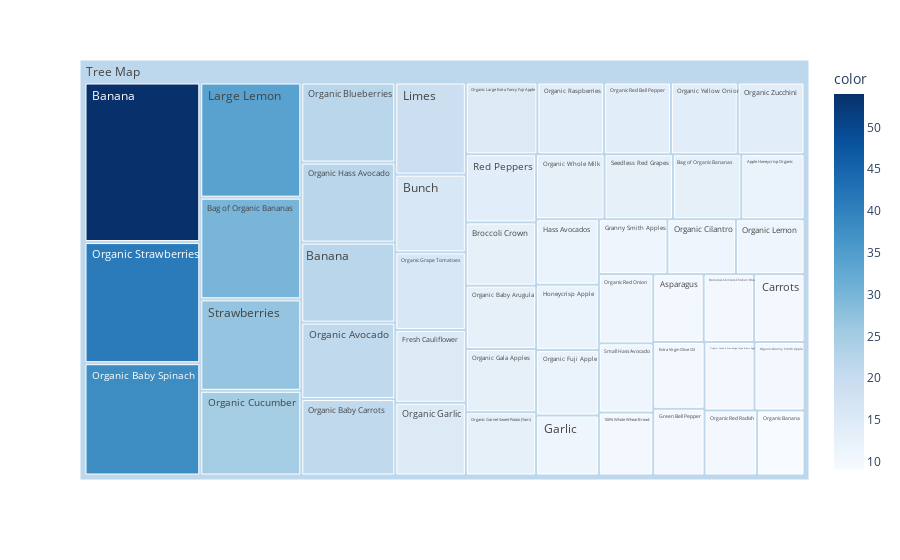

Notebook cell for this chart:
### Code cell
# to have a same origin
df_table["all"] = "Tree Map" 
# creating tree map using plotly
fig = px.treemap(df_table.head(50), path=['all', "items"], values='transactions',
                  color=df_table["transactions"].head(50), hover_data=['items'],
                  color_continuous_scale='Blues',
                )
# ploting the treemap
fig.show()

### Figure 1 — Plotly figure (JSON) as saved in the notebook; plotly's stock layout.template omitted (floating-point values rounded to 4 significant figures)
{"data": [{"branchvalues": "total", "customdata": [[" 100% Whole Wheat Bread", 10], [" Apple Honeycrisp Organic", 12], [" Asparagus", 10], [" Bag of Organic Bananas", 30], [" Banana", 54], [" Boneless Skinless Chicken Breasts", 10], [" Broccoli Crown", 13], [" Bunch", 16], [" Carrots", 10], [" Extra Virgin Olive Oil", 10], [" Fresh Cauliflower", 15], [" Garlic", 11], [" Granny Smith Apples", 11], [" Green Bell Pepper", 10], [" Hass Avocados", 12], [" Honeycrisp Apple", 12], [" Large Lemon", 34], [" Limes", 19], [" Organic Avocado", 21], [" Organic Baby Arugula", 13], [" Organic Baby Carrots", 21], [" Organic Baby Spinach", 38], [" Organic Banana", 9], [" Organic Blueberries", 22], [" Organic Cilantro", 11], [" Organic Cucumber", 25], [" Organic Fuji Apple", 12], [" Organic Gala Apples", 13], [" Organic Garlic", 15], [" Organic Garnet Sweet Potato (Yam)", 13], [" Organic Grade A Free Range Large Brown Eggs", 10], [" Organic Granny Smith Apple", 10], [" Organic Grape Tomatoes", 16], [" Organic Hass Avocado", 22], [" Organic Large Extra Fancy Fuji Apple", 15], [" Organic Lemon", 11], [" Organic Raspberries", 14], [" Organic Red Bell Pepper", 14], [" Organic Red Onion", 11], [" Organic Red Radish", 10], [" Organic Strawberries", 41], [" Organic Whole Milk", 13], [" Organic Yellow Onion", 14], [" Organic Zucchini", 14], [" Red Peppers", 14], [" Seedless Red Grapes", 13], [" Small Hass Avocado", 11], [" Strawberries", 27], ["Bag of Organic Bananas", 13], ["Banana", 22], ["(?)", 21.5]], "domain": {"x": [0, 1], "y": [0, 1]}, "hovertemplate": "labels=%{label}<br>transactions=%{value}<br>parent=%{parent}<br>id=%{id}<br>items=%{customdata[0]}<br>color=%{color}<extra></extra>", "ids": ["Tree Map/ 100% Whole Wheat Bread", "Tree Map/ Apple Honeycrisp Organic", "Tree Map/ Asparagus", "Tree Map/ Bag of Organic Bananas", "Tree Map/ Banana", "Tree Map/ Boneless Skinless Chicken Breasts", "Tree Map/ Broccoli Crown", "Tree Map/ Bunch", "Tree Map/ Carrots", "Tree Map/ Extra Virgin Olive Oil", "Tree Map/ Fresh Cauliflower", "Tree Map/ Garlic", "Tree Map/ Granny Smith Apples", "Tree Map/ Green Bell Pepper", "Tree Map/ Hass Avocados", "Tree Map/ Honeycrisp Apple", "Tree Map/ Large Lemon", "Tree Map/ Limes", "Tree Map/ Organic Avocado", "Tree Map/ Organic Baby Arugula", "Tree Map/ Organic Baby Carrots", "Tree Map/ Organic Baby Spinach", "Tree Map/ Organic Banana", "Tree Map/ Organic Blueberries", "Tree Map/ Organic Cilantro", "Tree Map/ Organic Cucumber", "Tree Map/ Organic Fuji Apple", "Tree Map/ Organic Gala Apples", "Tree Map/ Organic Garlic", "Tree Map/ Organic Garnet Sweet Potato (Yam)", "Tree Map/ Organic Grade A Free Range Large Brown Eggs", "Tree Map/ Organic Granny Smith Apple", "Tree Map/ Organic Grape Tomatoes", "Tree Map/ Organic Hass Avocado", "Tree Map/ Organic Large Extra Fancy Fuji Apple", "Tree Map/ Organic Lemon", "Tree Map/ Organic Raspberries", "Tree Map/ Organic Red Bell Pepper", "Tree Map/ Organic Red Onion", "Tree Map/ Organic Red Radish", "Tree Map/ Organic Strawberries", "Tree Map/ Organic Whole Milk", "Tree Map/ Organic Yellow Onion", "Tree Map/ Organic Zucchini", "Tree Map/ Red Peppers", "Tree Map/ Seedless Red Grapes", "Tree Map/ Small Hass Avocado", "Tree Map/ Strawberries", "Tree Map/Bag of Organic Bananas", "Tree Map/Banana", "Tree Map"], "labels": [" 100% Whole Wheat Bread", " Apple Honeycrisp Organic", " Asparagus", " Bag of Organic Bananas", " Banana", " Boneless Skinless Chicken Breasts", " Broccoli Crown", " Bunch", " Carrots", " Extra Virgin Olive Oil", " Fresh Cauliflower", " Garlic", " Granny Smith Apples", " Green Bell Pepper", " Hass Avocados", " Honeycrisp Apple", " Large Lemon", " Limes", " Organic Avocado", " Organic Baby Arugula", " Organic Baby Carrots", " Organic Baby Spinach", " Organic Banana", " Organic Blueberries", " Organic Cilantro", " Organic Cucumber", " Organic Fuji Apple", " Organic Gala Apples", " Organic Garlic", " Organic Garnet Sweet Potato (Yam)", " Organic Grade A Free Range Large Brown Eggs", " Organic Granny Smith Apple", " Organic Grape Tomatoes", " Organic Hass Avocado", " Organic Large Extra Fancy Fuji Apple", " Organic Lemon", " Organic Raspberries", " Organic Red Bell Pepper", " Organic Red Onion", " Organic Red Radish", " Organic Strawberries", " Organic Whole Milk", " Organic Yellow Onion", " Organic Zucchini", " Red Peppers", " Seedless Red Grapes", " Small Hass Avocado", " Strawberries", "Bag of Organic Bananas", "Banana", "Tree Map"], "marker": {"coloraxis": "coloraxis", "colors": [10, 12, 10, 30, 54, 10, 13, 16, 10, 10, 15, 11, 11, 10, 12, 12, 34, 19, 21, 13, 21, 38, 9, 22, 11, 25, 12, 13, 15, 13, 10, 10, 16, 22, 15, 11, 14, 14, 11, 10, 41, 13, 14, 14, 14, 13, 11, 27, 13, 22, 21.5]}, "name": "", "parents": ["Tree Map", "Tree Map", "Tree Map", "Tree Map", "Tree Map", "Tree Map", "Tree Map", "Tree Map", "Tree Map", "Tree Map", "Tree Map", "Tree Map", "Tree Map", "Tree Map", "Tree Map", "Tree Map", "Tree Map", "Tree Map", "Tree Map", "Tree Map", "Tree Map", "Tree Map", "Tree Map", "Tree Map", "Tree Map", "Tree Map", "Tree Map", "Tree Map", "Tree Map", "Tree Map", "Tree Map", "Tree Map", "Tree Map", "Tree Map", "Tree Map", "Tree Map", "Tree Map", "Tree Map", "Tree Map", "Tree Map", "Tree Map", "Tree Map", "Tree Map", "Tree Map", "Tree Map", "Tree Map", "Tree Map", "Tree Map", "Tree Map", "Tree Map", ""], "type": "treemap", "values": [10, 12, 10, 30, 54, 10, 13, 16, 10, 10, 15, 11, 11, 10, 12, 12, 34, 19, 21, 13, 21, 38, 9, 22, 11, 25, 12, 13, 15, 13, 10, 10, 16, 22, 15, 11, 14, 14, 11, 10, 41, 13, 14, 14, 14, 13, 11, 27, 13, 22, 827]}], "layout": {"coloraxis": {"colorbar": {"title": {"text": "color"}}, "colorscale": [[0, "rgb(247,251,255)"], [0.125, "rgb(222,235,247)"], [0.25, "rgb(198,219,239)"], [0.375, "rgb(158,202,225)"], [0.5, "rgb(107,174,214)"], [0.625, "rgb(66,146,198)"], [0.75, "rgb(33,113,181)"], [0.875, "rgb(8,81,156)"], [1, "rgb(8,48,107)"]]}, "legend": {"tracegroupgap": 0}, "margin": {"t": 60}}}
